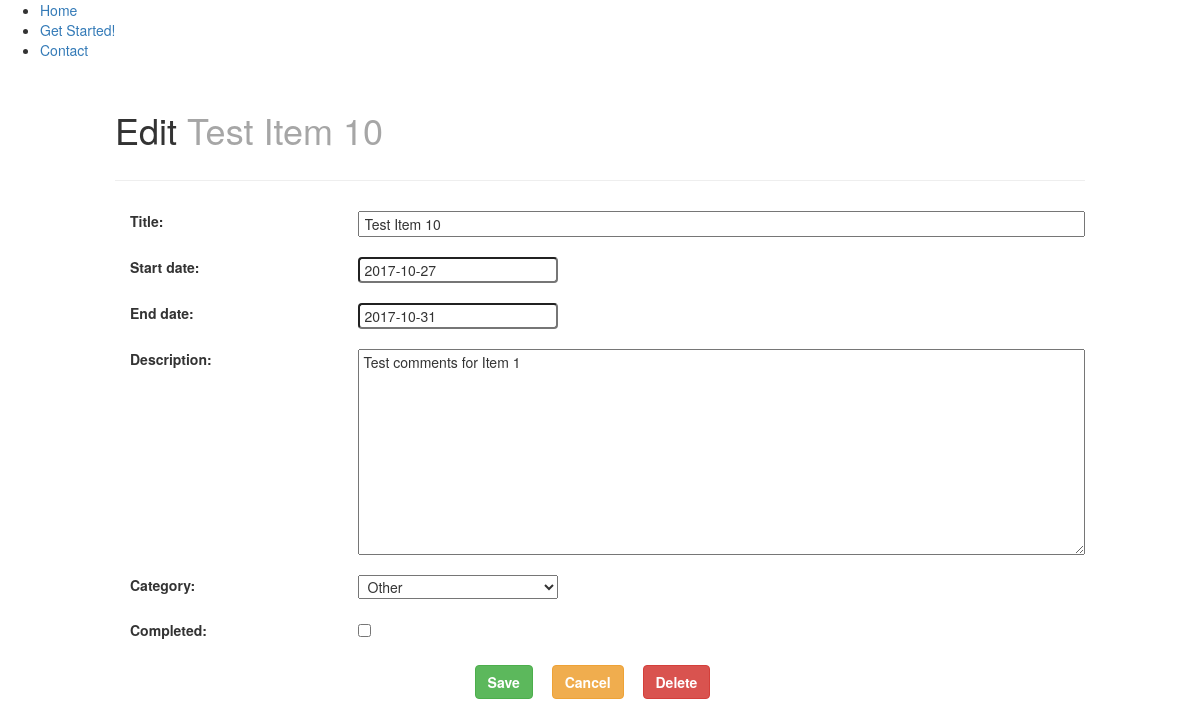
Page /checklist/edit/1/ on the committed database.
### checklist/models.py (models this page shows, shortened)
class Checklist(models.Model):
    date_created = models.DateTimeField(auto_now_add=True)
    title = models.CharField(max_length=255)
    start_date = models.DateField(null=True, blank=True)
    end_date = models.DateField(null=True, blank=True)
    description = models.TextField(null=True, blank=True)
    category = models.ForeignKey(Category)
    completed = models.BooleanField(default=False)

### checklist/views.py (the view)
# urls.py: url(r'^edit/(?P<pk>\d+)/$', views.ChecklistUpdateView.as_view(), name='update'),
class ChecklistUpdateView(UpdateView):
    fields = ('title', 'start_date', 'end_date', 'description', 'category', 'completed')
    model = Checklist

### checklist/models.py (called while the page is built)
    def __str__(self):
        return self.type

### checklist/templatetags/checklist_tags.py (called while the page is built)
@register.filter(name='addclass')
def addclass(value, arg):
    return value.as_widget(attrs={'class': arg})

### checklist/templates/checklist/checklist_form.html (shortened to what this page needs)
{% extends 'layout.html' %}
{% load static from staticfiles %}
{% load checklist_tags %}
{% block css %}
<link rel="stylesheet" type="text/css" href="{% static 'css/form_style.css' %}" />
{% endblock %}
{% block content %}
<div class="container">
	<div class='page-header'>
		<h1 class="hide-mobile">{% if not form.instance.pk %}Create New: {% else %}Edit <span class="edit-item">{{ form.instance.title }}</span>{% endif %}</h1>
	</div>
<form method='POST'>
	<div class="form-input">
		{% for field in form %}
			<div class="fieldWrapper row">
				{{ field.label_tag }}
				{{ field|addclass:'input-field' }}
			</div>
		{% endfor %}
	</div>
	<div class='text-center'>
    	<div class='btn-grp'>
			<input type="submit" class="btn btn-success btn-add" value="Save">
			<div class="btn btn-warning"><a class="btn-add" href="\checklist">Cancel</a></div>
			{% if form.instance.pk %}<a class="btn btn-danger btn-add" href="{% url 'checklist:delete' pk=checklist.pk %}">Delete</a>{% endif %}
		</div>
	</div>
</form>
</div>
{% endblock %}

### assets/css/style.css (style rules this page uses)
* { box-sizing: border-box; }
.container { margin-bottom: 20px; max-width: 1000px; margin-right: auto; margin-left: auto; }
.row { margin: 0; padding: 0; }
.hide-mobile { display: block; }
.page-header { padding-bottom: 20px; font-weight: bold; }
.btn-add { color: white; font-weight: bold; }

### assets/css/form_style.css (style rules this page uses)
#id_start_date, #id_end_date, #id_category { max-width: 200px; }
.edit-item { color: #a6a6a6; }
.input-field { padding-right: 5px; padding-left: 5px; }
.fieldWrapper { padding-top: 10px; padding-bottom: 10px; }
.form-input { padding-bottom: 10px; }

### rows in the picture
Checklist: instance "Test Item 10", form "Test Item 10" "2017-10-27" "2017-10-31" "Test comments for Item 1" "Other"

### other values in the picture
{{ field.label_tag }} "Title:" "Start date:" "End date:" "Description:" "Category:" "Completed:"
